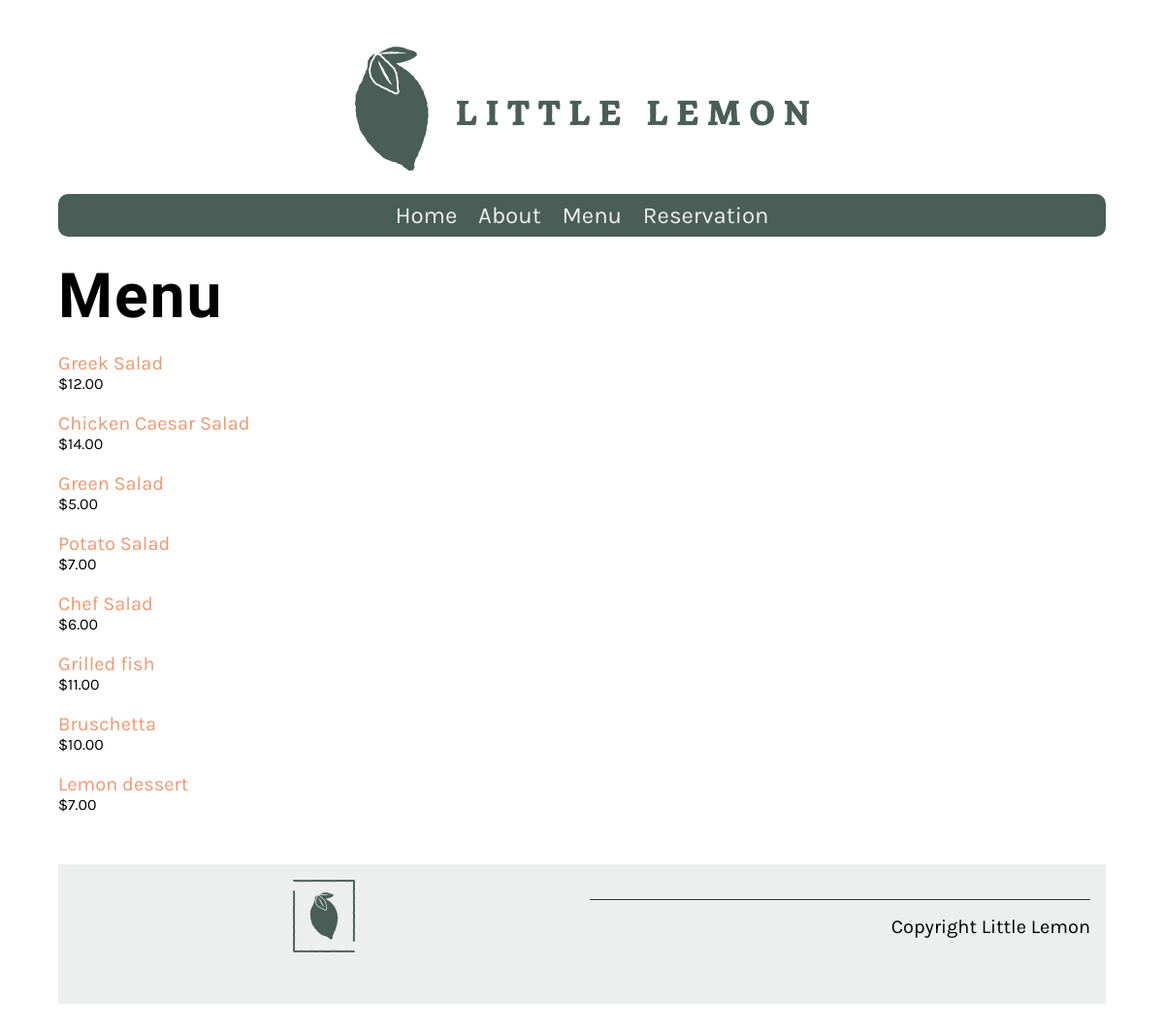
The app's page /menu/ with its own data.
### myapp/models.py (models this page shows, shortened)
class Menu(models.Model):
    name=models.CharField(max_length=200)
    price=models.IntegerField()
    menu_item_description=models.TextField(max_length=1000,default="")
    menu_item_img=models.ImageField(null=True,blank=True,upload_to="images/")

### myapp/views.py (the view)
# urls.py: path('menu/',views.menu,name="menu"),
def menu(request):
      menu_items = Menu.objects.all().values()
      items_dict = {"menu": menu_items}
      return render(request, "menu.html", items_dict)

### myapp/templates/menu.html
{% extends 'base.html' %}
{% load static %}
{% block content %}
<h1 >Menu</h1>
<div class="column">
   {% if menu %}
   {% for item in menu %}
   <p>
      <a href ={% url 'menu_item' item.id  %} >
        {{item.name}}
     </a>
         <span class="menu-price">${{ item.price }}.00</span>
   </p>
   {% endfor %}
</div>
{% else %}
<p>no item available</p>
{% endif %}
{% endblock %}

### myapp/templates/base.html (shortened to what this page needs)
{% load static %}
<!DOCTYPE html>
<html lang="en">
<head>
  <link
  rel="preload"
  as="style"
  href="{% static 'myapp/style.css' %}"
  onload="this.rel = 'stylesheet'"
/>
</head>
<body >
    {% include 'partials/_header.html' %}
    <main>
        {% block content %}{% endblock %}
    </main>
    <footer>
        <article>
            <img src="{% static 'myapp/logo_footer.png' %}" />
        </article>
        <article>
          <p>Copyright Little Lemon</p>
        </article>
      </footer>
    <footer>
</body>
</html>

### myapp/templates/partials/_header.html
{% load static %}
<header>
  <header>
    <img src="{% static 'myapp/logo.png' %}" />
  </header>
<nav style="border-radius: 10px;">
    <ul>
      <li><a href="{% url 'home' %}">Home</a></li>
      <li><a href="{% url 'about' %}">About</a></li>
      <li><a href="{% url 'menu' %}">Menu</a></li>
      <li><a href="{% url 'booking' %}">Reservation</a></li>
    </ul>
  </nav>

### myapp/static/myapp/style.css (style rules this page uses)
body { font-family: 'Karla', sans-serif; margin-top: 3rem; margin-bottom: 3rem; margin-left: 5%; margin-right: 5%; }
h1, h2, h3, h4, h5, h6 { font-family: 'Markazi Text', serif; letter-spacing: 2px;; }
h1 { font-size: 4rem; margin-top: 1.5rem; margin-bottom: 0; }
p, ul { font-size: 1.25rem;; }
a { color: #EE9972; text-decoration: none; }
header img { display: block; margin-left: auto; margin-right: auto; max-width: 100%; height: auto; }
nav { background-color: #495E57; margin-top: 1rem; margin-bottom: 1rem; margin-bottom: 0px; }
nav ul { list-style: none; font-size: 1.5rem; text-align: center; padding-inline-start: 0rem; margin-bottom: 0px; }
nav ul li { display: inline-block; margin: 0.5rem; }
nav ul a { color: #EDEFEE; text-decoration: none; }
article { flex:1; }
article img { max-width: 100%; }
footer { background-color: #EDEFEE; padding: 1rem; display: flex; gap: 2rem 1rem; }
footer img { max-width: 50%; }
footer p { border-top: #333333; border-style: solid; border-width: 0.1rem; border-bottom: none; border-left: none; border-right: none; text-align: right; padding-top: 1rem;; }
.column { flex-basis: 50%; margin-bottom: 1rem; padding-bottom: 1rem; }
.menu-price { display: block; font-size: 1rem; }

### records on screen
Menu: name "Greek Salad", price "12"
Menu: name "Chicken Caesar Salad", price "14"
Menu: name "Green Salad", price "5"
Menu: name "Potato Salad", price "7"
Menu: name "Chef Salad", price "6"
Menu: name "Grilled fish", price "11"
Menu: name "Bruschetta", price "10"
Menu: name "Lemon dessert", price "7"
